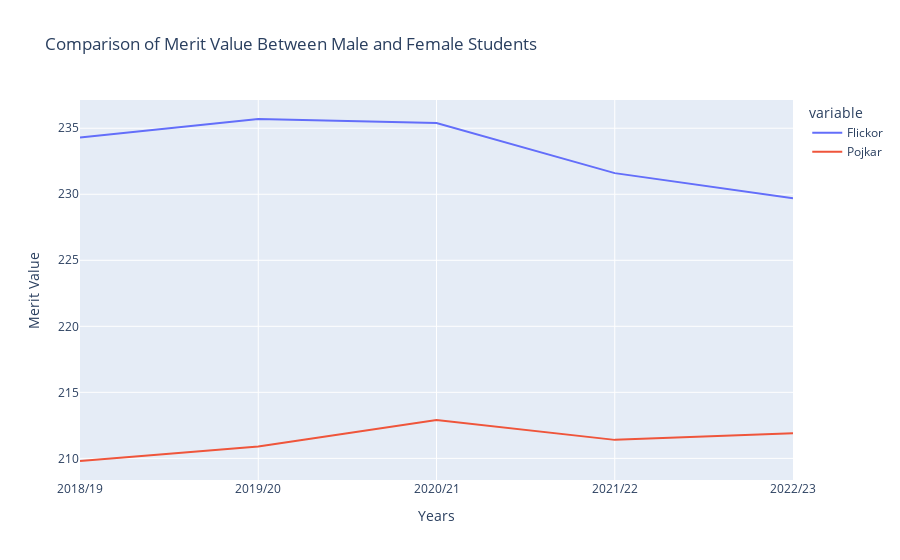

Here is the notebook cell this chart was saved with:
### Markdown cell above
# line graph of merit value for 16 subjects for total, girls and boys for academic years 18-23

### Code cell
fig = px.line(df_students, x=Years, y=['Flickor', 'Pojkar'], title='Comparison of Merit Value Between Male and Female Students',
              labels={'value': 'Merit Value'})

fig.update_yaxes(title_text='Merit Value for Male students', secondary_y=True)

fig.update_xaxes(title_text='Years')

fig.show()

### Figure 1 — Plotly figure (JSON) as saved in the notebook; plotly's stock layout.template omitted (floating-point values rounded to 4 significant figures)
{"data": [{"hovertemplate": "variable=Flickor<br>x=%{x}<br>Merit Value=%{y}<extra></extra>", "legendgroup": "Flickor", "line": {"color": "#636efa", "dash": "solid"}, "marker": {"symbol": "circle"}, "mode": "lines", "name": "Flickor", "orientation": "v", "showlegend": true, "type": "scatter", "x": ["2018/19", "2019/20", "2020/21", "2021/22", "2022/23"], "xaxis": "x", "y": [234.3, 235.7, 235.4, 231.6, 229.7], "yaxis": "y"}, {"hovertemplate": "variable=Pojkar<br>x=%{x}<br>Merit Value=%{y}<extra></extra>", "legendgroup": "Pojkar", "line": {"color": "#EF553B", "dash": "solid"}, "marker": {"symbol": "circle"}, "mode": "lines", "name": "Pojkar", "orientation": "v", "showlegend": true, "type": "scatter", "x": ["2018/19", "2019/20", "2020/21", "2021/22", "2022/23"], "xaxis": "x", "y": [209.8, 210.9, 212.9, 211.4, 211.9], "yaxis": "y"}], "layout": {"legend": {"title": {"text": "variable"}, "tracegroupgap": 0}, "title": {"text": "Comparison of Merit Value Between Male and Female Students"}, "xaxis": {"anchor": "y", "domain": [0, 1], "title": {"text": "Years"}}, "yaxis": {"anchor": "x", "domain": [0, 1], "title": {"text": "Merit Value"}}}}
